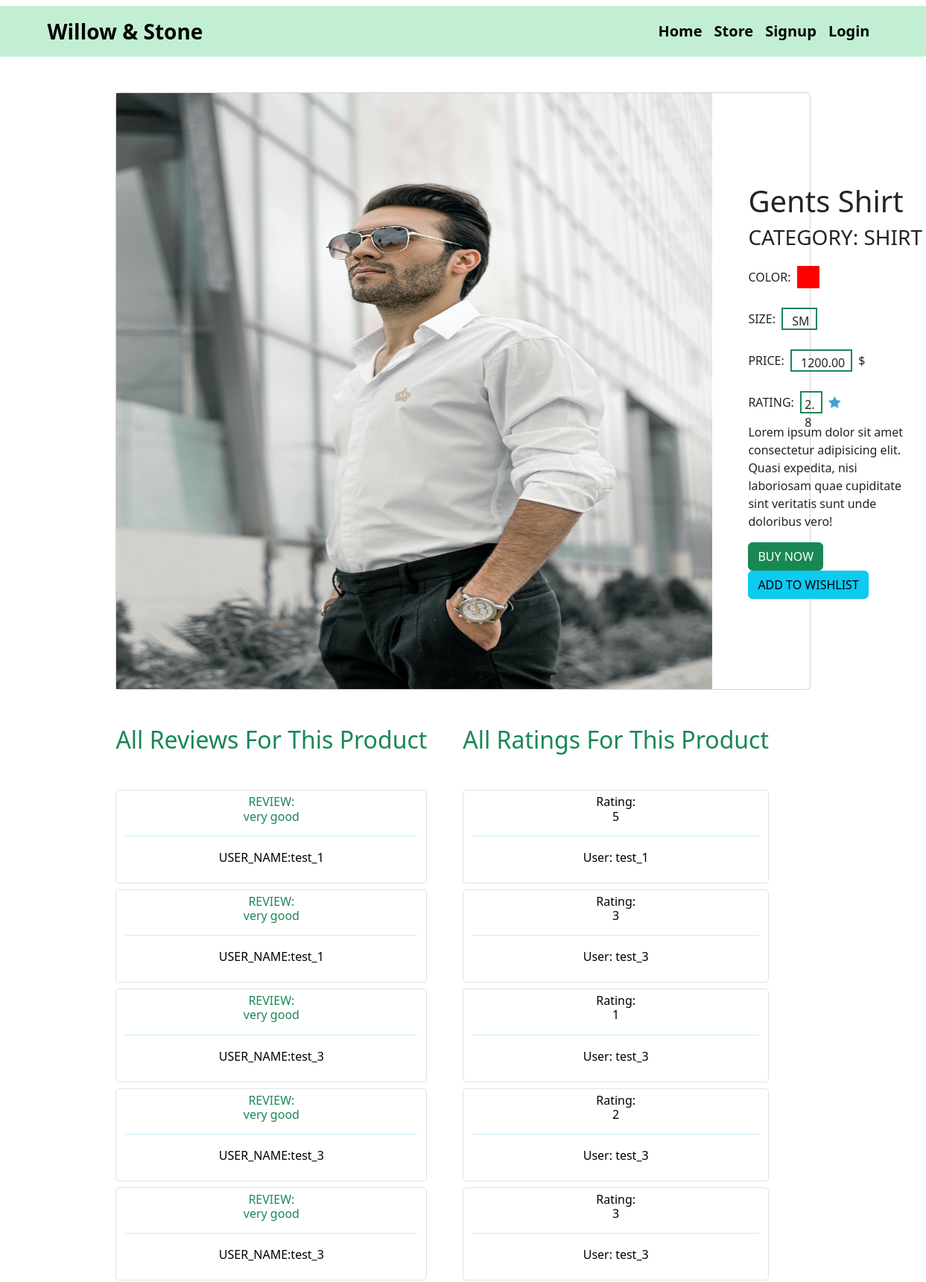
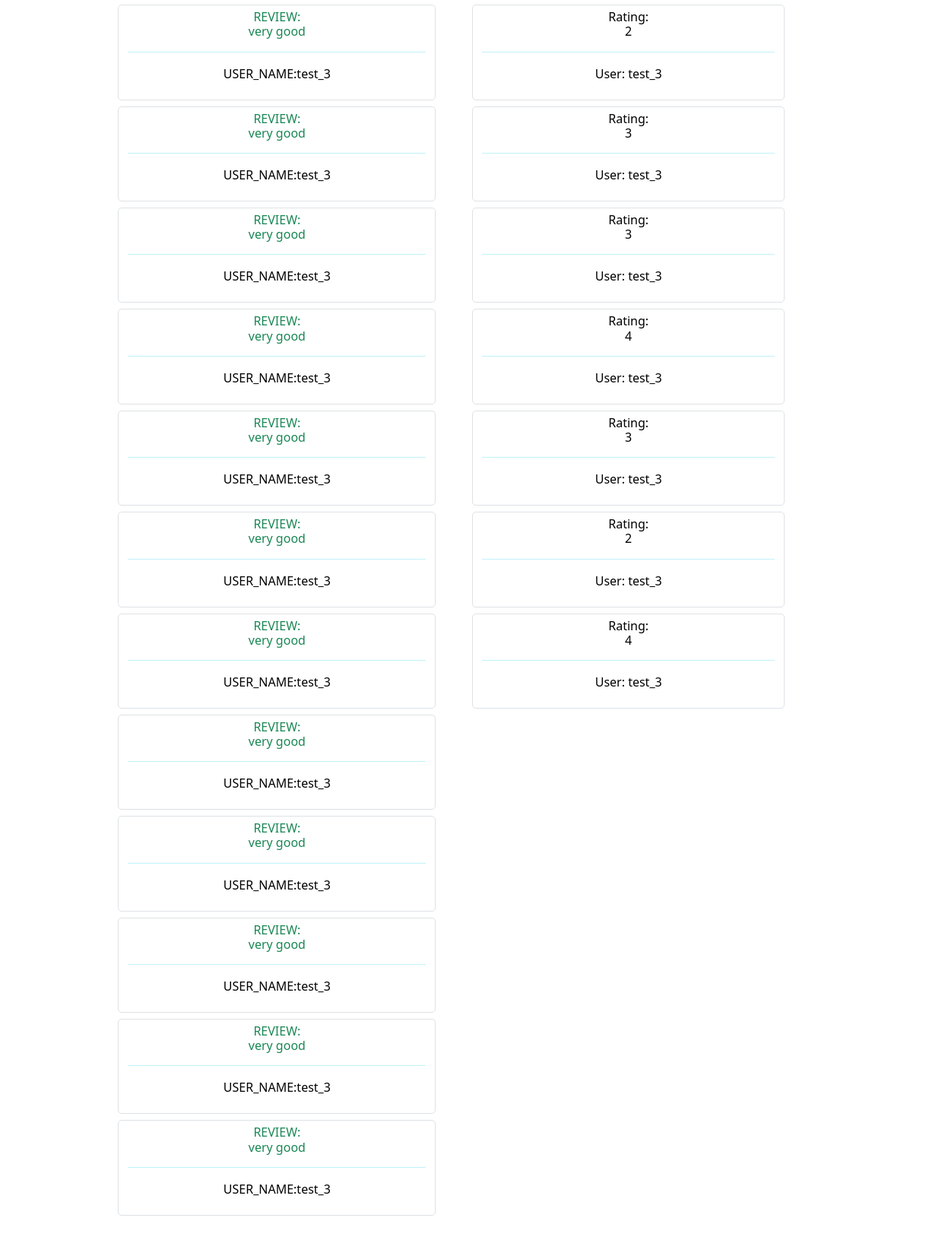
Page /details/1/ (upper part) on the committed database (2 pictures, top to bottom).
### product_app/models.py (models this page shows, shortened)
class Clothes(models.Model):
    title = models.CharField(max_length=50)
    image = models.ImageField(upload_to='media/clothes')
    price = models.DecimalField(decimal_places=2, max_digits=12)
    stock_quantity = models.IntegerField()
    description = models.TextField(max_length=400)
    category = models.ForeignKey(Category, on_delete=models.CASCADE)
    size = models.CharField(choices=SIZE_CHOICES, max_length=6)
    color = models.CharField(choices=COLOR_CHOICES, max_length=20)
    pro_rating = models.FloatField(default=0.0)

class Category(models.Model):
    category = models.CharField(max_length=50)
    def __str__(self) -> str:
        return f"{self.category}"

class Review(models.Model):
    product = models.ForeignKey(Clothes, on_delete=models.CASCADE)
    review = models.CharField(max_length=400)
    user = models.ForeignKey(User, on_delete=models.CASCADE)
    order = models.OneToOneField(Order, on_delete=models.CASCADE)

class Rating(models.Model):
    product = models.ForeignKey(Clothes, on_delete=models.CASCADE)
    rating = models.IntegerField(choices=RATING_CHOICES)
    user = models.ForeignKey(User, on_delete=models.CASCADE)
    order = models.OneToOneField(
        Order, on_delete=models.CASCADE)

### product_app/views.py (the view)
# urls.py: path('details/<int:id>/', views.product_details, name="details"),
def product_details(request, id):
    cloth = Clothes.objects.get(pk=id)
    reviews = Review.objects.filter(product=cloth)
    ratings = Rating.objects.filter(product=cloth)
    return render(request, 'product_details.html', {'cloth': cloth, 'reviews': reviews, 'ratings': ratings, })

### product_app/templates/product_details.html (shortened to what this page needs)
{% extends 'base.html' %} {% block body_block %}
<div>
  <div class="w-75 mx-auto mt-5">
    <div class="card">
      <div>
        <div class="d-flex align-items-center gap-5">
          <div>
              <img style="width: 800px;height:800px;" src={{cloth.image.url}} alt="">
          </div>
          <div>
              <h1>{{cloth.title}}</h1>
              <h3 class="text-uppercase">Category:&nbsp;{{cloth.category}}</h3>
              <div class="color d-flex align-items-center">
                  <div>
                      <p class="text-center mt-3">COLOR: &nbsp;</p>
                  </div>
                  <div class="color-div" style="background-color: red;width:30px;height:30px;"></div>
              </div>
              <div class="size d-flex align-items-center">
                  <div>
                      <p class="text-center mt-3">SIZE: &nbsp;</p>
                  </div>
                  <div class="color-div border border-2 border-success" style="width:auto;height:30px;">
                      <p class="ms-1 mt-1 text-uppercase pe-2 ps-2">{{cloth.size}}</p>
                  </div>
              </div>
              <div class="size d-flex align-items-center">
                  <div>
                      <p class="text-center mt-3">PRICE: &nbsp;</p>
                  </div>
                  <div class="color-div border border-2 border-success me-2 pe-2 ps-2" style="width:auto;height:30px;">
                      <p class="ms-1 mt-1 text-uppercase">{{cloth.price}}</p>
                  </div>$
              </div>
              <div class="size d-flex align-items-center">
                  <div>
                      <p class="text-center mt-3">RATING: &nbsp;</p>
                  </div>
                  <div class="color-div border border-2 border-success me-2" style="width:30px;height:30px;">
                      <p class="ms-1 mt-1 text-uppercase">{{cloth.pro_rating | floatformat:1}}</p>
                  </div><i style="color: #3DA4D5"; class="bi bi-star-fill"></i>
              </div>
              <div>
                  <p>Lorem ipsum dolor sit amet consectetur adipisicing elit. Quasi expedita, nisi laboriosam quae cupiditate sint veritatis sunt unde doloribus vero!</p>
              </div>
              <div>
                <a class='w-100' href={% url 'purchase' id=cloth.id %}>
                  <button class="btn btn-success">BUY NOW</button>
                <a class='w-100' href={% url 'add_wishlist' id=cloth.id %}>
                  <button class="btn btn-info">ADD TO WISHLIST</button>
                 </div>
          </div>
      </div>
      </div>
    </div>
  </div>
  <div class="d-flex gap-5 mx-auto w-75 mt-5">
    <div>
     <h2 class="text-success mb-5">All Reviews For This Product</h2>
     {% for review in reviews %}
       <div style="border-radius:5px;" class="mb-2 d-block btn btn-outline-info single-review border border-1">
          <h6 class="text-success">REVIEW: <br/>{{review.review}} </h6>
          <hr>
          <p class="text-black">USER_NAME:{{review.user.username}} </p>
      </div>
     {% endfor %}
    </div>
    <div>
     <h2 class="text-success mb-5">All Ratings For This Product</h2>
     {% for rating in ratings %}
     <div style="border-radius:5px;" class="mb-2 d-block btn btn-outline-info single-review border border-1">
        <h6 class="text-black">Rating: <br/> {{rating.rating}} </h6>
        <hr>
        <p class="text-black">User: {{rating.user.username}}</p>
      </div>
     {% endfor %}
    </div>
 </div>
</div>
{% endblock %}

### rows in the picture
Clothes: image (picture), title "Gents Shirt", category "SHIRT", size "SM", price "1200.00", pro_rating "2.8"
Review: review "very good", user.username "test_1"
Review: review "very good", user.username "test_1"
Review: review "very good", user.username "test_3"
Review: review "very good", user.username "test_3"
Review: review "very good", user.username "test_3"
Review: review "very good", user.username "test_3"
Review: review "very good", user.username "test_3"
Review: review "very good", user.username "test_3"
Review: review "very good", user.username "test_3"
Review: review "very good", user.username "test_3"
Review: review "very good", user.username "test_3"
Review: review "very good", user.username "test_3"
Review: review "very good", user.username "test_3"
Review: review "very good", user.username "test_3"
Review: review "very good", user.username "test_3"
Review: review "very good", user.username "test_3"
Review: review "very good", user.username "test_3"
Rating: rating "5", user.username "test_1"
Rating: rating "3", user.username "test_3"
Rating: rating "1", user.username "test_3"
Rating: rating "2", user.username "test_3"
Rating: rating "3", user.username "test_3"
Rating: rating "2", user.username "test_3"
Rating: rating "3", user.username "test_3"
Rating: rating "3", user.username "test_3"
Rating: rating "4", user.username "test_3"
Rating: rating "3", user.username "test_3"
Rating: rating "2", user.username "test_3"
Rating: rating "4", user.username "test_3"
